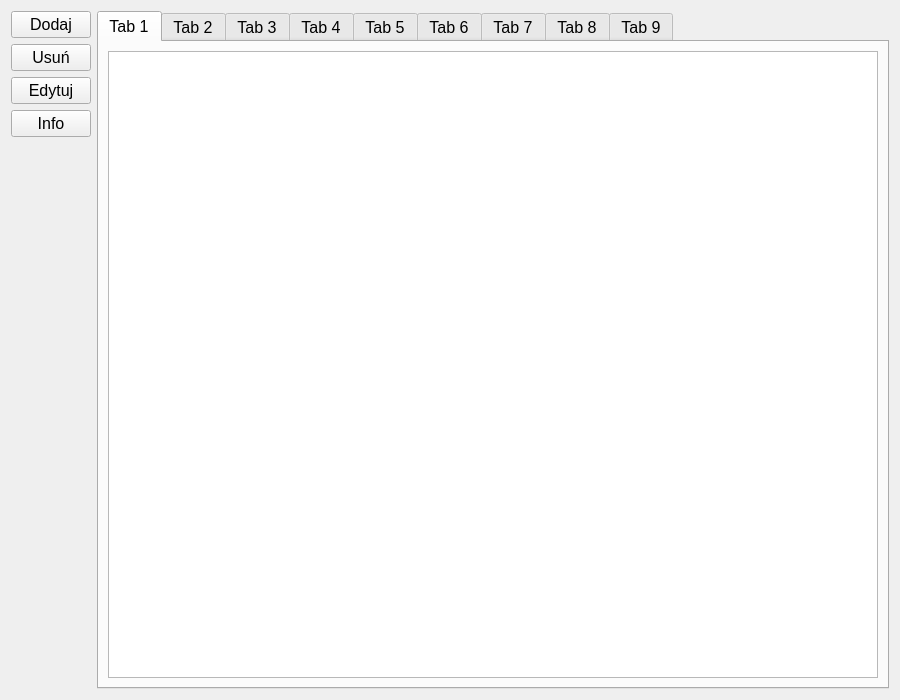
<?xml version="1.0" encoding="UTF-8"?>
<ui version="4.0">
 <class>Form</class>
 <widget class="QWidget" name="Form">
  <property name="geometry">
   <rect>
    <x>0</x>
    <y>0</y>
    <width>900</width>
    <height>700</height>
   </rect>
  </property>
  <property name="sizePolicy">
   <sizepolicy hsizetype="Minimum" vsizetype="Minimum">
    <horstretch>0</horstretch>
    <verstretch>0</verstretch>
   </sizepolicy>
  </property>
  <property name="windowTitle">
   <string>Form</string>
  </property>
  <layout class="QHBoxLayout" name="horizontalLayout_3">
   <item>
    <layout class="QVBoxLayout" name="verticalLayout_2">
     <property name="sizeConstraint">
      <enum>QLayout::SetMinimumSize</enum>
     </property>
     <item>
      <layout class="QHBoxLayout" name="horizontalLayout_2">
       <item>
        <layout class="QVBoxLayout" name="verticalLayout">
         <item>
          <widget class="QPushButton" name="pushButton_dodaj">
           <property name="font">
            <font>
             <pointsize>12</pointsize>
            </font>
           </property>
           <property name="text">
            <string>Dodaj</string>
           </property>
          </widget>
         </item>
         <item>
          <widget class="QPushButton" name="pushButton_usun">
           <property name="font">
            <font>
             <pointsize>12</pointsize>
            </font>
           </property>
           <property name="text">
            <string>Usuń</string>
           </property>
          </widget>
         </item>
         <item>
          <widget class="QPushButton" name="pushButton_edytuj">
           <property name="font">
            <font>
             <pointsize>12</pointsize>
            </font>
           </property>
           <property name="text">
            <string>Edytuj</string>
           </property>
          </widget>
         </item>
         <item>
          <widget class="QPushButton" name="pushButton_info">
           <property name="font">
            <font>
             <pointsize>12</pointsize>
            </font>
           </property>
           <property name="text">
            <string>Info</string>
           </property>
          </widget>
         </item>
         <item>
          <spacer name="verticalSpacer">
           <property name="orientation">
            <enum>Qt::Vertical</enum>
           </property>
           <property name="sizeHint" stdset="0">
            <size>
             <width>20</width>
             <height>40</height>
            </size>
           </property>
          </spacer>
         </item>
        </layout>
       </item>
      </layout>
     </item>
    </layout>
   </item>
   <item>
    <widget class="QTabWidget" name="tabWidget">
     <property name="font">
      <font>
       <pointsize>12</pointsize>
      </font>
     </property>
     <property name="currentIndex">
      <number>0</number>
     </property>
     <widget class="QWidget" name="tab_0">
      <attribute name="title">
       <string>Tab 1</string>
      </attribute>
      <layout class="QHBoxLayout" name="horizontalLayout_4">
       <item>
        <widget class="QTableWidget" name="tableWidget_0"/>
       </item>
      </layout>
     </widget>
     <widget class="QWidget" name="tab_1">
      <attribute name="title">
       <string>Tab 2</string>
      </attribute>
      <layout class="QHBoxLayout" name="horizontalLayout">
       <item>
        <widget class="QTableWidget" name="tableWidget_1"/>
       </item>
      </layout>
     </widget>
     <widget class="QWidget" name="tab_2">
      <attribute name="title">
       <string>Tab 3</string>
      </attribute>
      <layout class="QHBoxLayout" name="horizontalLayout_5">
       <item>
        <widget class="QTableWidget" name="tableWidget_2"/>
       </item>
      </layout>
     </widget>
     <widget class="QWidget" name="tab_3">
      <attribute name="title">
       <string>Tab 4</string>
      </attribute>
      <layout class="QHBoxLayout" name="horizontalLayout_6">
       <item>
        <widget class="QTableWidget" name="tableWidget_3"/>
       </item>
      </layout>
     </widget>
     <widget class="QWidget" name="tab_4">
      <attribute name="title">
       <string>Tab 5</string>
      </attribute>
      <layout class="QHBoxLayout" name="horizontalLayout_7">
       <item>
        <widget class="QTableWidget" name="tableWidget_4"/>
       </item>
      </layout>
     </widget>
     <widget class="QWidget" name="tab_5">
      <attribute name="title">
       <string>Tab 6</string>
      </attribute>
      <layout class="QHBoxLayout" name="horizontalLayout_8">
       <item>
        <widget class="QTableWidget" name="tableWidget_5"/>
       </item>
      </layout>
     </widget>
     <widget class="QWidget" name="tab_6">
      <attribute name="title">
       <string>Tab 7</string>
      </attribute>
      <layout class="QHBoxLayout" name="horizontalLayout_9">
       <item>
        <widget class="QTableWidget" name="tableWidget_6"/>
       </item>
      </layout>
     </widget>
     <widget class="QWidget" name="tab_7">
      <attribute name="title">
       <string>Tab 8</string>
      </attribute>
      <layout class="QHBoxLayout" name="horizontalLayout_10">
       <item>
        <widget class="QTableWidget" name="tableWidget_7"/>
       </item>
      </layout>
     </widget>
     <widget class="QWidget" name="tab_8">
      <attribute name="title">
       <string>Tab 9</string>
      </attribute>
      <layout class="QHBoxLayout" name="horizontalLayout_11">
       <item>
        <widget class="QTableWidget" name="tableWidget_8"/>
       </item>
      </layout>
     </widget>
    </widget>
   </item>
  </layout>
 </widget>
 <resources/>
 <connections/>
</ui>
